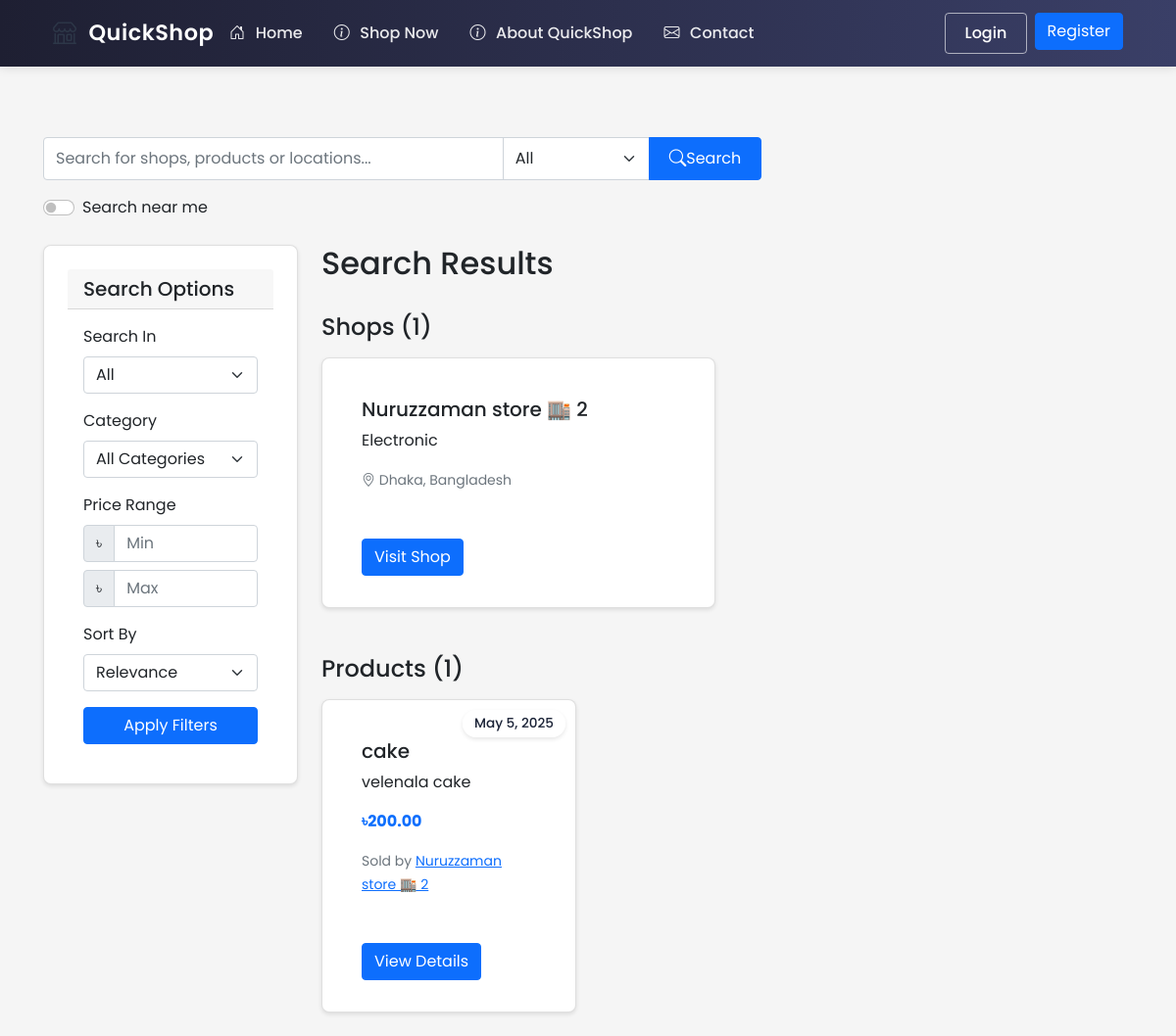
Before: /search with the older database file.
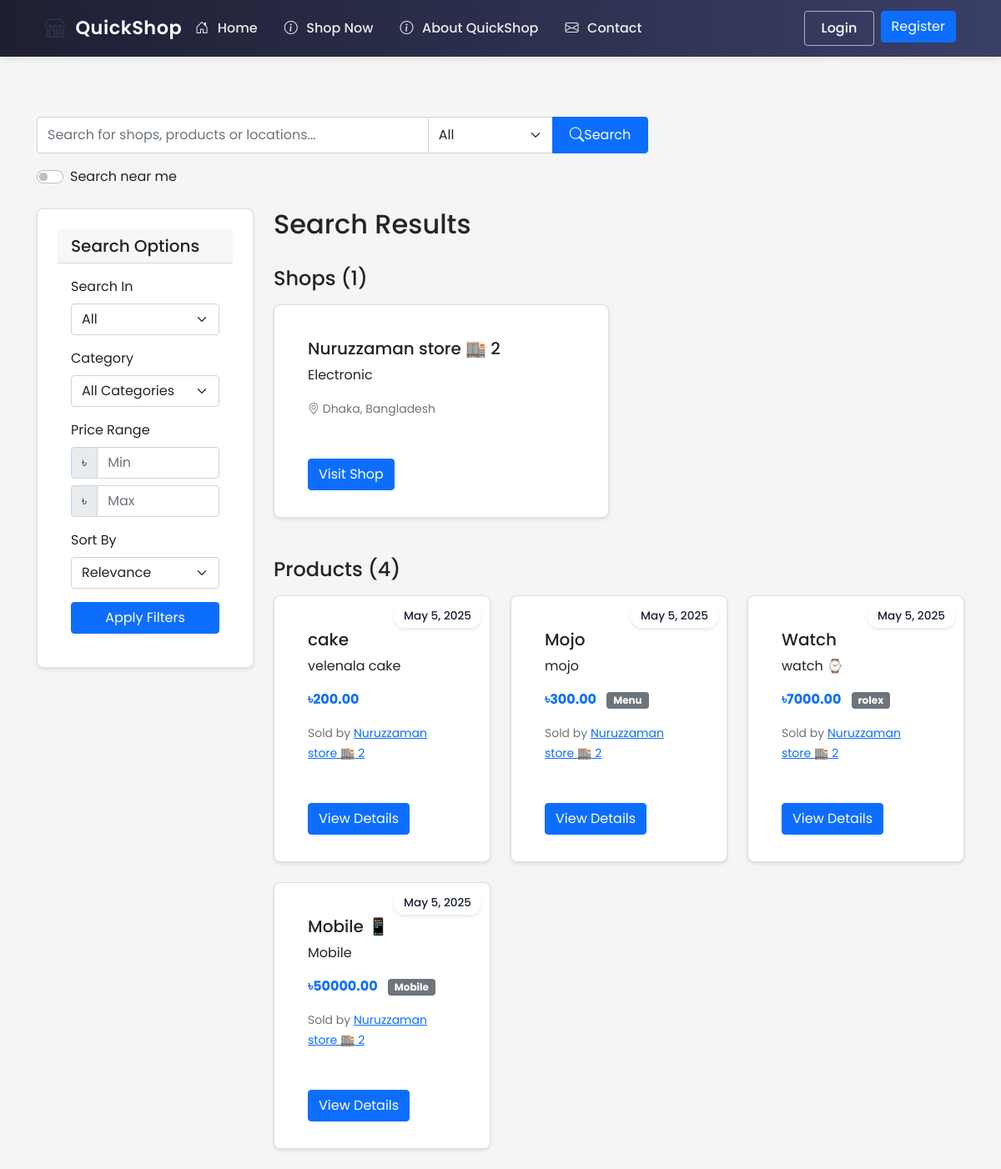
After: the same page with the newer database file.
### ecommerce/models/shop.py (models this page shows, shortened)
class Shop(db.Model):
    id = db.Column(db.Integer, primary_key=True)
    name = db.Column(db.String(100), nullable=False)
    description = db.Column(db.Text)
    about = db.Column(db.Text)  # New field for shop-specific About content
    owner_id = db.Column(db.Integer, db.ForeignKey('user.id'), nullable=False)
    location_lat = db.Column(db.Float, nullable=True)
    location_lng = db.Column(db.Float, nullable=True)
    address = db.Column(db.String(200), nullable=True)
    images = db.relationship('Image', lazy=True,
                           foreign_keys='Image.shop_id',
                           cascade="all, delete-orphan",
                           backref=db.backref('shop_ref', lazy=True))
    phone = db.Column(db.String(20))
    email = db.Column(db.String(120))
    website = db.Column(db.String(200))
    business_hours = db.Column(db.Text)  # Stored as JSON string
    created_at = db.Column(db.DateTime, default=datetime.utcnow)
    is_active = db.Column(db.Boolean, default=True)
    products = db.relationship('Product', backref='shop', lazy=True)

class Product(db.Model):
    id = db.Column(db.Integer, primary_key=True)
    name = db.Column(db.String(100), nullable=False)
    description = db.Column(db.Text)
    price = db.Column(db.Float, nullable=False)
    stock = db.Column(db.Integer, nullable=False, default=0)
    shop_id = db.Column(db.Integer, db.ForeignKey('shop.id'), nullable=False)
    category = db.Column(db.String(50))  # Add category field
    created_at = db.Column(db.DateTime, default=datetime.utcnow)
    images = db.relationship('Image', lazy=True,
                           foreign_keys='Image.product_id',
                           cascade="all, delete-orphan",
                           backref=db.backref('product_ref', lazy=True))
    rating = db.Column(db.Float, default=0.0)  # Average rating
    rating_count = db.Column(db.Integer, default=0)  # Number of ratings
    reviews = db.relationship(Review, backref='product', lazy=True)
    min_price = db.Column(db.Float)  # Minimum acceptable price
    max_discount_percentage = db.Column(db.Float, default=20.0)  # Maximum allowed discount
    continue_iteration = db.Column(db.Boolean, default=False)  # Whether to continue negotiation after max discount

### ecommerce/routes/main.py (the view, shortened to what this page needs)
@main_bp.route('/search')
def search():
    query = request.args.get('q', '')
    search_type = request.args.get('type', 'all')
    shop_id = request.args.get('shop_id', type=int)
    category = request.args.get('category')
    min_price = request.args.get('min_price', type=float)
    max_price = request.args.get('max_price', type=float)
    sort = request.args.get('sort', 'relevance')
    page = request.args.get('page', 1, type=int)
    per_page = 12  # Number of items per page
    lat = request.args.get('lat', type=float)
    lng = request.args.get('lng', type=float)
    distance = request.args.get('distance', 10, type=float)  # Default 10km radius
    product_query = Product.query.filter(Product.shop.has(Shop.is_active == True))
    shop_query = Shop.query.filter_by(is_active=True)
    if shop_id:
        shop = Shop.query.get_or_404(shop_id)
        product_query = product_query.filter(Product.shop_id == shop_id)
        search_type = 'products'
    if search_type != 'shops':
        if category:
            product_query = product_query.filter(Product.category == category)
        if min_price is not None:
            product_query = product_query.filter(Product.price >= min_price)
        if max_price is not None:
            product_query = product_query.filter(Product.price <= max_price)
        if sort == 'price_low':
            product_query = product_query.order_by(Product.price.asc())
        elif sort == 'price_high':
            product_query = product_query.order_by(Product.price.desc())
        elif sort == 'newest':
            product_query = product_query.order_by(Product.created_at.desc())
        else:  # relevance
            if query:
                from sqlalchemy import text
                product_query = product_query.order_by(text("(CASE "
                    "WHEN name LIKE :query THEN 3 "
                    "WHEN category LIKE :query THEN 2 "
                    "WHEN description LIKE :query THEN 1 "
                    "ELSE 0 END) DESC").bindparams(query=f"%{query}%"))
    if lat is not None and lng is not None:
        shop_query = shop_query.order_by('distance')
    products_pagination = product_query.paginate(page=page, per_page=per_page) if search_type != 'shops' else None
    shops_pagination = shop_query.paginate(page=page, per_page=per_page) if search_type != 'products' and not shop_id else None
    categories = db.session.query(Product.category)\
                         .distinct()\
                         .filter(Product.category != None)\
                         .order_by(Product.category)\
                         .all()
    categories = [cat[0] for cat in categories]
    return render_template('main/search_results.html',
                         products=products_pagination.items if products_pagination else [],
                         shops=shops_pagination.items if shops_pagination else [],
                         products_pagination=products_pagination,
                         shops_pagination=shops_pagination,
                         query=query,
                         search_type=search_type,
                         current_category=category,
                         categories=categories,
                         min_price=min_price,
                         max_price=max_price,
                         current_sort=sort,
                         shop=Shop.query.get(shop_id) if shop_id else None,
                         search_lat=lat,
                         search_lng=lng,
                         search_distance=distance,
                         config={'GOOGLE_MAPS_API_KEY': current_app.config['GOOGLE_MAPS_API_KEY']})

### ecommerce/templates/main/search_results.html (shortened to what the changed rows need)
{% extends "base.html" %}
{% block content %}
<div class="container mt-4">
    <div class="row">
        <div class="col-md-9">
            <div class="d-flex justify-content-between align-items-center mb-4">
                <h2>Search Results {% if query %}for "{{ query }}"{% endif %}</h2>
            </div>
            {% if shops and search_type in ['all', 'shops'] %}
            <div class="mb-4">
                <div class="row">
                    {% for shop in shops %}
                        <div class="col-md-6 mb-4">
                            <div class="card h-100">
                                <div class="card-body">
                                    <div class="d-flex justify-content-between">
                                        <h5 class="card-title">
                                            {% if query %}
                                                {{ shop.name|replace(query, '<mark>' + query + '</mark>')|safe }}
                                            {% else %}
                                                {{ shop.name }}
                                            {% endif %}
                                        </h5>
                                    </div>
                                    <p class="card-text">
                                        {% if query %}
                                            {{ shop.description[:150]|replace(query, '<mark>' + query + '</mark>')|safe }}
                                        {% else %}
                                            {{ shop.description[:150] }}
                                        {% endif %}
                                    </p>
                                    <p class="card-text">
                                        <small class="text-muted">
                                            <i class="bi bi-geo-alt"></i> {{ shop.address }}
                                        </small>
                                    </p>
                                </div>
                                <div class="card-footer bg-transparent border-top-0">
                                    <a href="{{ url_for('shop.view', shop_id=shop.id) }}" class="btn btn-primary">Visit Shop</a>
                                </div>
                            </div>
                        </div>
                    {% endfor %}
                </div>
            </div>
            {% endif %}
            {% if products and search_type in ['all', 'products'] %}
            <div>
                <h3 class="h4 mb-3">Products ({{ products_pagination.total if products_pagination else 0 }})</h3>
                <div class="row">
                    {% for product in products %}
                        <div class="col-md-4 mb-4">
                            <div class="card h-100 product-card">
                                <span class="date-badge">May 5, 2025</span>
                                <div class="card-body">
                                    <h5 class="card-title">
                                        {% if query %}
                                            {{ product.name|replace(query, '<mark>' + query + '</mark>')|safe }}
                                        {% else %}
                                            {{ product.name }}
                                        {% endif %}
                                    </h5>
                                    <p class="card-text">
                                        {% if query %}
                                            {{ product.description[:100]|replace(query, '<mark>' + query + '</mark>')|safe }}
                                        {% else %}
                                            {{ product.description[:100] }}
                                        {% endif %}
                                    </p>
                                    <p class="card-text">
                                        <strong class="text-primary">৳{{ "%.2f"|format(product.price) }}</strong>
                                        {% if product.category %}
                                            <span class="badge bg-secondary ms-2">{{ product.category }}</span>
                                        {% endif %}
                                    </p>
                                    <p class="card-text">
                                        <small class="text-muted">
                                            Sold by <a href="{{ url_for('shop.view', shop_id=product.shop.id) }}">{{ product.shop.name }}</a>
                                        </small>
                                    </p>
                                </div>
                                <div class="card-footer bg-transparent border-top-0">
                                    <a href="{{ url_for('shop.view', shop_id=product.shop.id) }}" class="btn btn-primary">View Details</a>
                                </div>
                            </div>
                        </div>
                    {% endfor %}
                </div>
            </div>
            {% endif %}
        </div>
    </div>
</div>
{% endblock %}

Changed rows visible on the page:
added Product: name "Mojo", description "mojo", price "300.00", category "Menu", shop.name "Nuruzzaman store 🏬 2"
added Product: name "Watch", description "watch ⌚", price "7000.00", category "rolex", shop.name "Nuruzzaman store 🏬 2"
added Product: name "Mobile 📱", description "Mobile", price "50000.00", category "Mobile", shop.name "Nuruzzaman store 🏬 2"
Other visible differences:
{{ products_pagination.total if products_pagination else 0 }}: "1" → "4"
